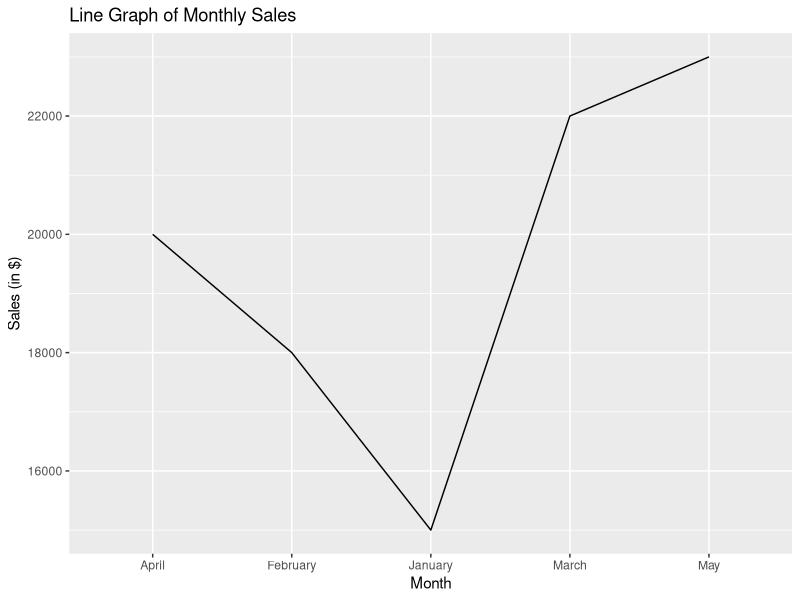
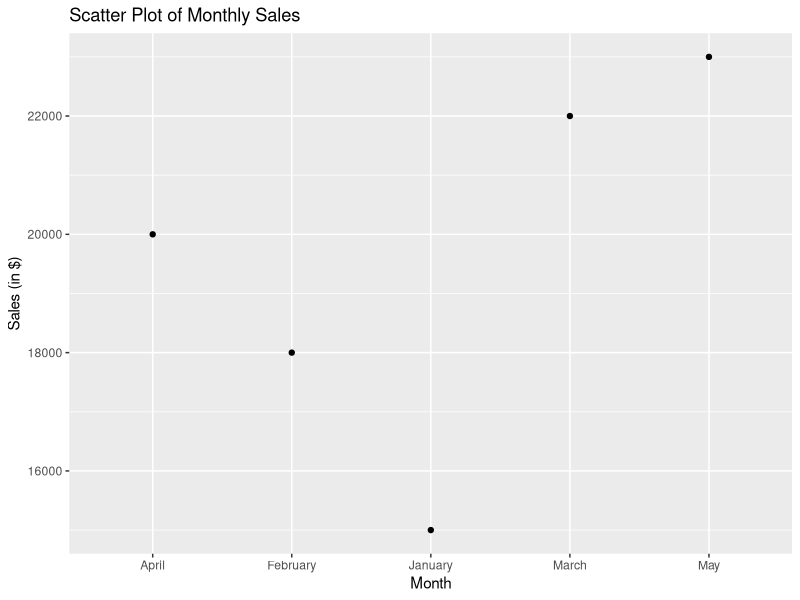

These figures' R source, in order:
# Install and load necessary packages
install.packages("ggplot2")
library(ggplot2)

# Given data
data <- data.frame(
  Month = c("January", "February", "March", "April", "May"),
  Sales = c(15000, 18000, 22000, 20000, 23000)
)

# Line Plot
ggplot(data, aes(x = Month, y = Sales, group = 1)) +
  geom_line() +
  labs(title = "Line Graph of Monthly Sales", x = "Month", y = "Sales (in $)")

#scatter plot
ggplot(data, aes(x = Month, y = Sales)) +
  geom_point() +
  labs(title = "Scatter Plot of Monthly Sales", x = "Month", y = "Sales (in $)")